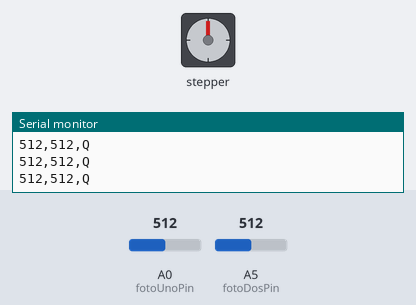
Simulated run of this sketch. Board: Arduino Uno, built with avr-gcc and run on an emulated ATmega328P. On the bench: stepper motor, the last lines printed to the serial monitor. The test bench sets the inputs (shaded band); at power-on: A0 (fotoUnoPin) = 512, A5 (fotoDosPin) = 512. Stepper angles assume 2048 steps per turn.

Above: at 6.2 s.
6.3 s: A0 (fotoUnoPin) set to 534
7.8 s: A0 (fotoUnoPin) set to 558
At 8.26 s:
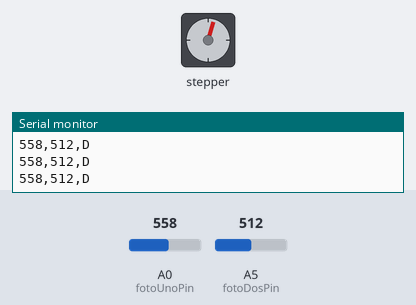
At 8.87 s:
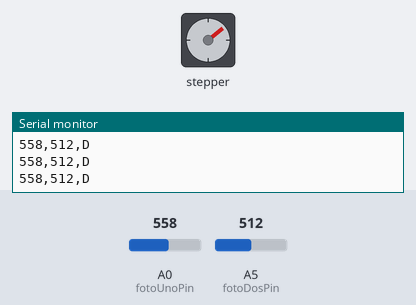
10.8 s: A5 (fotoDosPin) set to 520
13.8 s: A5 (fotoDosPin) set to 543
At 13.8 s:
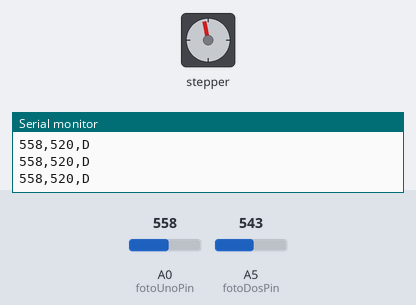
15.3 s: A0 (fotoUnoPin) set to 526
16.8 s: A0 (fotoUnoPin) set to 495
At 17.26 s:
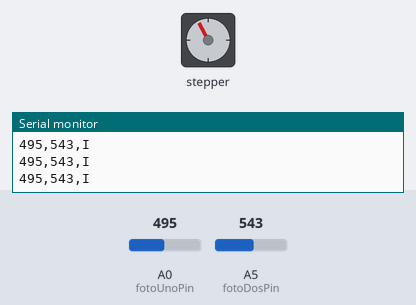
Timing chart, 0 to 20.8 s (numbered marks = the images above; inputs shaded):
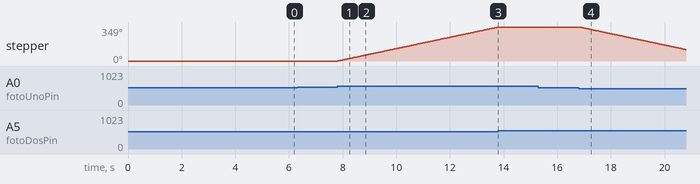

The sketch:

girasol_mecanico.ino
```cpp
/*
 * Girasol mecánico
 * David Guzmán
 * Creado:        12 de julio de 2021
 * Última edición:12 de julio de 2021
 *
 * Lee medidas de 2 fotoceldas, y gira el motor buscando máxima iluminación.
 *
 * Usando motor de pasos.
 *
 * Entradas:
 *  A0: fotocelda 1
 *  A5: fotocelda 2
 *
 * Salidas:
 *  D8, D10, D9, D11 = IN1, IN2, IN3, IN4 de motor de pasos.
 *  Usando transistores en ULN2003.
 *
 * Usando motor de pasos 28BYJ-48, de 5V, 2048 pasos por vuelta.
 * Velocidad máxima recomendada: 1 vuelta/ 4 segundos = 0.25 vueltas/seg.
 *
 */

#include <Stepper.h>
const int stepsPerRevolution = 2048;

//asignación de pines de fotoceldas
const int fotoUnoPin = A0;
const int fotoDosPin = A5;

int fotoUno = 0;
int fotoDos = 0;

int umbral_diferencia = 30; //la diferencia debe superar este umbral para que haga movimiento

//configurar conexiones de motor de pasos
Stepper myStepper(stepsPerRevolution, 8, 10, 9, 11);

void setup() {
  myStepper.setSpeed(10);
  Serial.begin(9600);
  Serial.print("Inicio en ");
  for (int i=5; i>0; i--){
    Serial.print(i);
    Serial.print(",");
    delay(1000);
  }
}

void loop() {

  fotoUno = analogRead(fotoUnoPin);
  fotoDos = analogRead(fotoDosPin);

  ////factor de correccion manual, para emparejar diferencias entre fotoceldas
  //fotoUno = fotoUno - 50;

  Serial.print(fotoUno);
  Serial.print(",");
  Serial.print(fotoDos);

  if (fotoUno > (fotoDos + umbral_diferencia) )
  {
    //girar a la derecha
    Serial.println(",D");
     myStepper.step(10);
  }
  else if (fotoDos > (fotoUno + umbral_diferencia) )
  {
    //girar a la izquierda
    Serial.println(",I");
    myStepper.step(-10);
  }
  else
  {
    //quedarse quieto
    Serial.println(",Q");
  }
  //delay(50);
}
```

Measured:
- the behaviour switches between 542 and 543 on A0 (fotoUnoPin) (found by bisection; images 0 and 1)
- the behaviour switches between 527 and 528 on A5 (fotoDosPin) (found by bisection; images 2 and 3)
- the behaviour switches between 513 and 512 on A0 (fotoUnoPin) (found by bisection; images 3 and 4)
- after the input at 7.8 s, stepper: keeps turning clockwise at about 58°/s, starting at once
- after the input at 13.8 s, stepper: stops changing and stays 349°
- after the input at 16.8 s, stepper: keeps turning counter-clockwise at about 58°/s, starting at once
